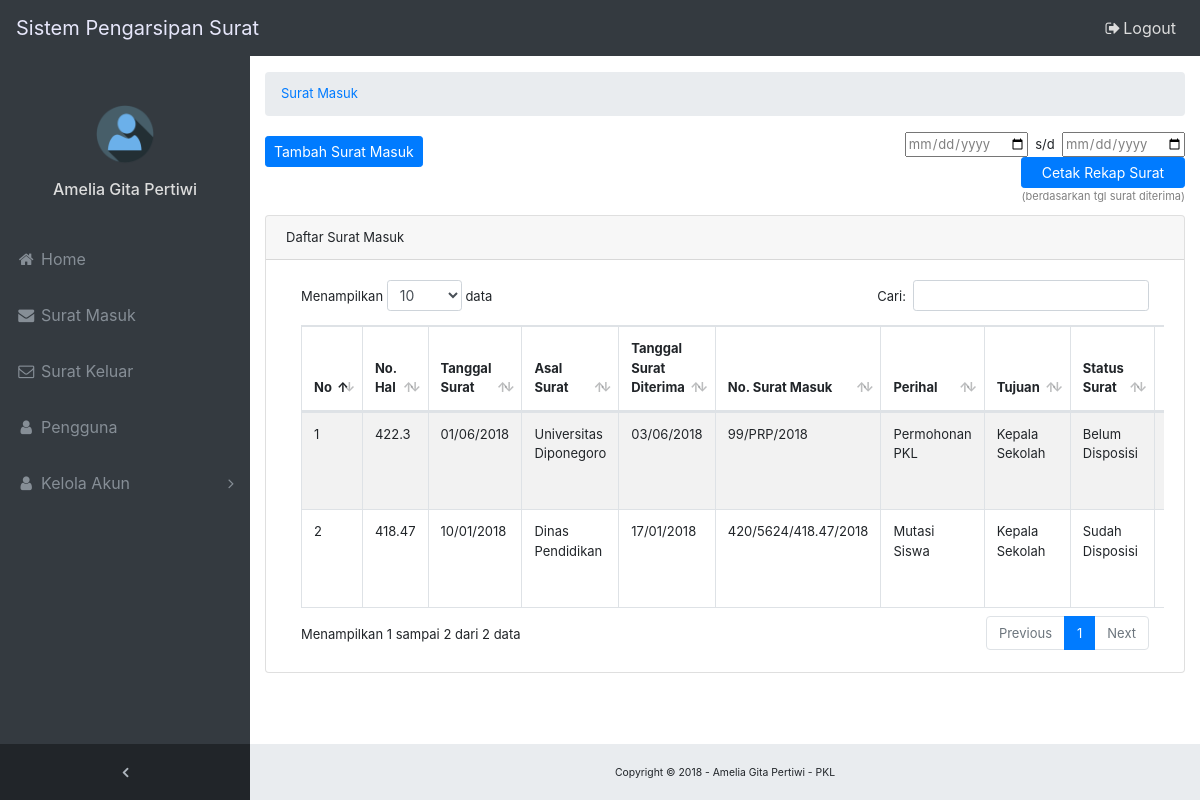
Screenshot of /HTML/halaman.php?s=lihat_surat_masuk_admin (signed in) with the database file from the repository.
### tables this page shows
CREATE TABLE `user` (
  `id_user` int(11) NOT NULL,
  `nama` varchar(50) NOT NULL,
  `username` varchar(50) NOT NULL,
  `password` varchar(50) NOT NULL,
  `jabatan` int(1) NOT NULL,
  `nama_jabatan` varchar(50) NOT NULL
);

CREATE TABLE `surat_masuk` (
  `id_surat_masuk` int(11) NOT NULL,
  `no_hal_surat` varchar(11) NOT NULL,
  `tgl_disurat` date NOT NULL,
  `asal_surat` varchar(100) NOT NULL,
  `tgl_surat_diterima` date NOT NULL,
  `no_surat_masuk` varchar(50) NOT NULL,
  `perihal` varchar(50) NOT NULL,
  `tujuan` varchar(50) NOT NULL,
  `status_surat` varchar(50) NOT NULL,
  `hasil_scan` varchar(50) NOT NULL,
  `tgl_disposisi` date NOT NULL,
  `diteruskan_ke` varchar(100) NOT NULL,
  `pesan` varchar(100) NOT NULL
);

### HTML/content/file/lihat_surat_masuk_admin.php (the view, shortened to what this page needs)
<div class="wrapper">
    <div class="container-fluid">
        <ol class="breadcrumb">
            <li class="breadcrumb-item">
            <a href="#">Surat Masuk</a>
            </li>
        </ol>
        <div class="row">
            <div class="col-md-6">
                <div style="margin-top: 4px; margin-bottom: 10px;">
                      <a href="halaman.php?s=tambah_surat_masuk" class="btn btn-sm btn-primary square-btn-adjust">Tambah Surat Masuk</a>
                </div>
            </div>
            <div class="col-md-6" style="text-align: right;">
                <div class="sorting">
                    <form target="_blank" action='content/file/cetak_surat_masuk.php'>
                        <div class="sorting_input">
                            <input name='tanggal_awal' type='date' style="color: grey;"/>
                            &nbsp;s/d&nbsp;
                            <input name='tanggal_akhir' type='date' style="color: grey;"/>
                            <button type='submit' class="btn btn-sm btn-primary square-btn-adjust btn-sorting">
                            &nbsp;&nbsp;&nbsp;Cetak Rekap Surat&nbsp;&nbsp;&nbsp;</button>
                        </div>
                        <div style="margin-bottom: 10px; color: grey; font-size: 11px;" >
                        (berdasarkan tgl surat diterima)</div>
                   </form>
                </div>
            </div>
        </div>
        <div class="card mb-3">
            <div class="card-header">
                Daftar Surat Masuk</div>
            <div class="card-body">
                <div class="table-responsive">
                    <table class="table table table-striped table-bordered" id="dataTable" width="100%" cellspacing="0">
                        <thead>
                            <tr>
                                <th>No</th>
                                <th>No. Hal</th>
                                <th>Tanggal Surat</th>
                                <th>Asal Surat</th>
                                <th>Tanggal Surat Diterima</th>
                                <th>No. Surat Masuk</th>
                                <th>Perihal</th>
                                <th>Tujuan</th>
                                <th>Status Surat</th>
                                <th>File Gambar</th>
                            </tr>
                        </thead>
                        <tbody>
                            <?php
                            include "content/config/koneksi.php";
                            $query = "SELECT * FROM surat_masuk ORDER BY tgl_surat_diterima DESC";
                            $result = mysqli_query($con,$query);
                            $start=0;
                            $i = $start + 1;
                            while ($row = mysqli_fetch_array($result)){
                                echo "<tr >";
                                    echo "<td >$i</td>";
                                    echo "<td >".htmlspecialchars($row['no_hal_surat'])."</td>";
                                    $tgl1= new DateTime($row['tgl_disurat']);
                                    echo "<td>"; echo date_format($tgl1, "d/m/Y");echo "</td>";
                                    echo "<td >".htmlspecialchars($row['asal_surat'])."</td>";
                                    $tgl2= new DateTime($row['tgl_surat_diterima']);
                                    echo "<td>"; echo date_format($tgl2, "d/m/Y");echo "</td>";
                                    echo "<td >".htmlspecialchars($row['no_surat_masuk'])."</td>";
                                    echo "<td >".htmlspecialchars($row['perihal'])."</td>";
                                    echo "<td >".htmlspecialchars($row['tujuan'])."</td>";
                                    echo "<td >".htmlspecialchars($row['status_surat'])."</td>";
                                    echo "<td >
                                    <a style='margin:0 auto 3px auto; display: block; text-align:center;' target='_blank' href='../html/content/server/$row[hasil_scan]'>
                                    <img src='../html/content/server/$row[hasil_scan]'alt='' height='50; width='50'> </a>
                                    <a style='display: block; text-align:center;' href='../html/content/server/$row[hasil_scan]' download='Surat Masuk' class='label label-success'>Download</a>
                                    </td>";
                                echo "</tr>";
                                $i++;
                            }
                        ?>
                        </tbody>
                    </table>
                </div>
            </div>
        </div>
    </div>
</div>

### HTML/halaman.php (shortened to what this page needs)
<?php
if (!$_SESSION) {
    header('location:login.php');
} else {
    $jabatan = $_SESSION['jabatan'];
}
require_once("content/config/koneksi.php");
$query = "SELECT * FROM user WHERE jabatan = '$jabatan'";
$result = mysqli_query($con, $query);
$user = mysqli_fetch_assoc($result);
?>
<!DOCTYPE html>
<html lang="en">
<head>
    <link href="../assets/vendor/bootstrap/css/bootstrap.min.css" rel="stylesheet">
    <link href="../assets/vendor/font-awesome/css/font-awesome.min.css" rel="stylesheet" type="text/css">
    <link href="../assets/vendor/datatables/dataTables.bootstrap4.css" rel="stylesheet">
    <link href="../assets/css/styles.css" rel="stylesheet">
</head>
<body class="fixed-nav sticky-footer bg-dark" id="page-top">
<nav class="navbar navbar-expand-lg navbar-dark bg-dark fixed-top" id="mainNav">
    <a class="navbar-brand" href="#" style="color: #E6E6FA;">Sistem Pengarsipan Surat</a>
    <div class="collapse navbar-collapse" id="navbarResponsive">
        <ul class="navbar-nav navbar-sidenav" id="exampleAccordion">
            <li class="nav-item" data-toggle="tooltip" data-placement="right">
                <br>
                <br>
                <p class="centered"><span class="nav-link-text"><img src="../Images/tes.png" width="60"></span></p>
                <h5 class="centered" style="font-size: 16px; color: #DCDCDC;"><span
                            class="nav-link-text"><?php echo $user['nama']; ?></span></h5>
                <br>
            </li>
            <li class="nav-item" data-toggle="tooltip" data-placement="right" title="Home">
                <a class="nav-link" href="halaman.php?s=home">
                    <i class="fa fa-fw fa-home"></i>
                    <span class="nav-link-text">Home</span>
                </a>
            </li>
            <?php
            if ($_SESSION['jabatan'] == 0) {
                ?>
                <li class="nav-item" data-toggle="tooltip" data-placement="right" title="Surat Masuk">
                    <a class="nav-link" href="halaman.php?s=lihat_surat_masuk_admin">
                        <i class="fa fa-fw fa-envelope"></i>
                        <span class="nav-link-text">Surat Masuk</span>
                    </a>
                </li>
                <li class="nav-item" data-toggle="tooltip" data-placement="right" title="Surat Keluar">
                    <a class="nav-link" href="halaman.php?s=lihat_surat_keluar_admin">
                        <i class="fa fa-fw fa-envelope-o"></i>
                        <span class="nav-link-text">Surat Keluar</span>
                    </a>
                </li>
                <li class="nav-item" data-toggle="tooltip" data-placement="right" title="Pengguna">
                    <a class="nav-link" href="halaman.php?s=info_pengguna">
                        <i class="fa fa-fw fa-user"></i>
                        <span class="nav-link-text">Pengguna</span>
                    </a>
                </li>
                <li class="nav-item" data-toggle="tooltip" data-placement="right" title="Pengguna">
                    <a class="nav-link nav-link-collapse collapsed" data-toggle="collapse" href="#collapseComponents"
                       data-parent="#exampleAccordion">
                        <i class="fa fa-fw fa-user"></i>
                        <span class="nav-link-text">Kelola Akun</span>
                    </a>
                </li>
                <?php
            } else if ($_SESSION['jabatan'] == 1) {
                ?>
                <li class="nav-item" data-toggle="tooltip" data-placement="right" title="Surat Masuk">
                    <a class="nav-link" href="halaman.php?s=lihat_surat_masuk_kepsek">
                        <i class="fa fa-fw fa-envelope"></i>
                        <span class="nav-link-text">Surat Masuk</span>
                    </a>
                </li>
                <li class="nav-item" data-toggle="tooltip" data-placement="right" title="Surat Keluar">
                    <a class="nav-link" href="halaman.php?s=lihat_surat_keluar_kepsek">
                        <i class="fa fa-fw fa-envelope-o"></i>
                        <span class="nav-link-text">Surat Keluar</span>
                    </a>
                </li>
                <li class="nav-item" data-toggle="tooltip" data-placement="right" title="Kelola Akun">
                    <a class="nav-link nav-link-collapse collapsed" data-toggle="collapse" href="#collapseComponents"
                       data-parent="#exampleAccordion">
                        <i class="fa fa-fw fa-user"></i>
                        <span class="nav-link-text">Kelola Akun</span>
                    </a>
                    <ul class="sidenav-second-level collapse" id="collapseComponents">
                        <li>
                            <a href="halaman.php?s=ubah_data_pengguna">Ubah Data Pengguna</a>
                        </li>
                        <li>
                            <a href="halaman.php?s=ubah_data_password">Ubah Password</a>
                        </li>
                    </ul>
                </li>
            <?php } ?>
        </ul>
        <ul class="navbar-nav sidenav-toggler">
            <li class="nav-item">
                <a class="nav-link text-center" id="sidenavToggler">
                    <i class="fa fa-fw fa-angle-left"></i>
                </a>
            </li>
        </ul>
        <ul class="navbar-nav ml-auto">
            <li class="nav-item">
                <a href="content/server/logout.php" class="nav-link" data-toggle="modal" data-target="#exampleModal"
                   style="color: #DCDCDC;">
                    <i class="fa fa-fw fa-sign-out"></i>Logout</a>
            </li>
        </ul>
    </div>
</nav>
<div class="content-wrapper" style="font-size: 13px;">
    <footer class="sticky-footer">
        <div class="container">
            <div class="text-center">
                <small>Copyright © 2018 - Amelia Gita Pertiwi - PKL</small>
            </div>
        </div>
    </footer>
    <?php
    if (isset($_SESSION['jabatan']) && ($_SESSION['jabatan'] == 0)) {
        if (ISSET($_GET['s'])) {
            if ($_GET['s'] == 'home') {
                include "content/file/home.php";
            }
            else if ($_GET['s'] == 'lihat_surat_masuk_admin') {
                include "content/file/lihat_surat_masuk_admin.php";
            } else if ($_GET['s'] == 'lihat_surat_keluar_admin') {
                include "content/file/lihat_surat_keluar_admin.php";
            } else if ($_GET['s'] == 'hapus_surat_masuk') {
                include "content/server/hapus_surat_masuk.php";
            } else if ($_GET['s'] == 'hapus_surat_keluar') {
                include "content/server/hapus_surat_keluar.php";
            } else if ($_GET['s'] == 'tambah_surat_masuk') {
                include "content/file/tambah_surat_masuk.php";
            } else if ($_GET['s'] == 'tambah_surat_keluar') {
                include "content/file/tambah_surat_keluar.php";
            } else if ($_GET['s'] == 'cetak_surat_masuk') {
                include "content/file/cetak_surat_masuk.php";
            } else if ($_GET['s'] == 'cetak_surat_keluar') {
                include "content/file/cetak_surat_keluar.php";
            } else if ($_GET['s'] == 'info_pengguna') {
                include "content/file/info_pengguna.php";
            } else if ($_GET['s'] == 'tambah_pengguna') {
                include "content/file/tambah_pengguna.php";
            } else if ($_GET['s'] == 'hapus_pengguna') {
                include "content/server/hapus_pengguna.php";
            } else if ($_GET['s'] == 'reset_password') {
                include "content/server/reset_password.php";
            } else if ($_GET['s'] == 'ubah_pengguna') {
                include "content/server/ubah_pengguna.php";
            } else if ($_GET['s'] == 'ubah_data_pengguna') {
                include "content/file/ubah_data_pengguna.php";
            } else if ($_GET['s'] == 'ubah_password') {
                include "content/server/ubah_password.php";
            } else if ($_GET['s'] == 'ubah_data_password') {
                include "content/file/ubah_data_password.php";
            } else if ($_GET['s'] == 'detail_masuk_admin') {
                include "content/file/detail_masuk_admin.php";
            } else if ($_GET['s'] == 'detail_keluar_admin') {
                include "content/file/detail_keluar_admin.php";
            } else if ($_GET['s'] == 'cetak_hasil_disposisi') {
                include "content/file/cetak_hasil_disposisi.php";
            }
        } else {
            include "content/file/home.php";
        }
    } else if (isset($_SESSION['jabatan']) && ($_SESSION['jabatan'] == 1)) {
        if (ISSET($_GET['s'])) {
            if ($_GET['s'] == 'home') {
                include "content/file/home.php";
            }
            else if ($_GET['s'] == 'lihat_surat_masuk_kepsek') {
                include "content/file/lihat_surat_masuk_kepsek.php";
            } else if ($_GET['s'] == 'lihat_surat_keluar_kepsek') {
                include "content/file/lihat_surat_keluar_kepsek.php";
            } else if ($_GET['s'] == 'form_disposisi_masuk_kepsek') {
                include "content/file/form_disposisi_masuk_kepsek.php";
            } else if ($_GET['s'] == 'form_disposisi_keluar_kepsek') {
                include "content/file/form_disposisi_keluar_kepsek.php";
            } else if ($_GET['s'] == 'disposisi_kepsek') {
                include "content/server/disposisi_kepsek.php";
            } else if ($_GET['s'] == 'ubah_pengguna') {
                include "content/server/ubah_pengguna.php";
            } else if ($_GET['s'] == 'ubah_data_pengguna') {
                include "content/file/ubah_data_pengguna.php";
            } else if ($_GET['s'] == 'ubah_password') {
                include "content/server/ubah_password.php";
            } else if ($_GET['s'] == 'ubah_data_password') {
                include "content/file/ubah_data_password.php";
            } else if ($_GET['s'] == 'detail_masuk_kepsek') {
                include "content/file/detail_masuk_kepsek.php";
            } else if ($_GET['s'] == 'detail_keluar_kepsek') {
                include "content/file/detail_keluar_kepsek.php";
            }
        } else {
            include "content/file/home.php";
        }
    }else
    ?>
</div>
</body>
</html>

### rows the page displays
user: nama "Amelia Gita Pertiwi"
surat_masuk: no_hal_surat "422.3", tgl_disurat "01/06/2018", asal_surat "Universitas Diponegoro", tgl_surat_diterima "03/06/2018", no_surat_masuk "99/PRP/2018", perihal "Permohonan PKL", tujuan "Kepala Sekolah", status_surat "Belum Disposisi"
surat_masuk: no_hal_surat "418.47", tgl_disurat "10/01/2018", asal_surat "Dinas Pendidikan", tgl_surat_diterima "17/01/2018", no_surat_masuk "420/5624/418.47/2018", perihal "Mutasi Siswa", tujuan "Kepala Sekolah", status_surat "Sudah Disposisi"
